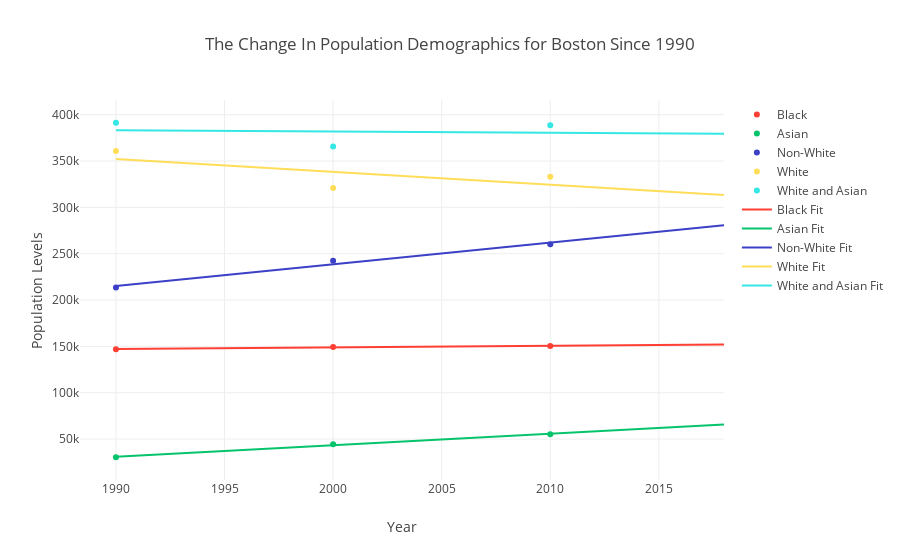

Notebook code cell kept with this figure:
### Code cell
# Demographic changes in Boston

years = pd.to_numeric(boston['year']).as_matrix()
regr = np.arange(1990, 2019)

y0 = boston['black population'].as_matrix()
y1 = boston['asian population'].as_matrix()
y2 = boston['poc population'].as_matrix()
y3 = boston['white population'].as_matrix()
y4 = boston['white and asian population'].as_matrix()


# Generate linear fits
line0 = fitter(years, y0, regr)
line1 = fitter(years, y1, regr)
line2 = fitter(years, y2, regr)
line3 = fitter(years, y3, regr)
line4 = fitter(years, y4, regr)

trace0 = go.Scatter(
            x = years,
            y = y0,
            name='Black',
            mode='markers',
            marker=go.Marker(color='rgb(255, 63, 52)')
        )
fit0 = go.Scatter(
                  x = regr,
                  y = line0,
                  mode='lines',
                  marker=go.Marker(color='rgb(255, 63, 52)'),
                  name='Black Fit'
                  )
trace1 = go.Scatter(
            x = years,
            y = y1,
            name='Asian',
            mode='markers',
            marker=go.Marker(color='rgb(5, 196, 107)')
        )
fit1 = go.Scatter(
                  x = regr,
                  y = line1,
                  mode='lines',
                  marker=go.Marker(color='rgb(5, 196, 107)'),
                  name='Asian Fit'
                  )
trace2 = go.Scatter(
            x = years,
            y = y2,
            name='Non-White',
            mode='markers',
            marker=go.Marker(color='rgb(60, 64, 198)')
        )
fit2 = go.Scatter(
                  x = regr,
                  y = line2,
                  mode='lines',
                  marker=go.Marker(color='rgb(60, 64, 198)'),
                  name='Non-White Fit'
                  )
trace3 = go.Scatter(
            x = years,
            y = y3,
            name='White',
            mode='markers',
            marker=go.Marker(color='rgb(255, 221, 89)'),
        )
fit3 = go.Scatter(
                  x = regr,
                  y = line3,
                  mode='lines',
                  marker=go.Marker(color='rgb(255, 221, 89)'),
                  name='White Fit'
                  )
trace4 = go.Scatter(
            x = years,
            y = y4,
            name='White and Asian',
            mode='markers',
            marker=go.Marker(color='rgb(52, 231, 228)'),
        )
fit4 = go.Scatter(
                  x = regr,
                  y = line4,
                  mode='lines',
                  marker=go.Marker(color='rgb(52, 231, 228)'),
                  name='White and Asian Fit'
                  )
data = [trace0, trace1, trace2, trace3, trace4, fit0, fit1, fit2, fit3, fit4]

# Create dictionaries of the demographic estimates for later use.
b_black = dict(zip(regr.T, line0.T))
b_asian = dict(zip(regr.T, line1.T))
b_poc = dict(zip(regr.T, line2.T))
b_white = dict(zip(regr.T, line3.T))
b_whasian = dict(zip(regr.T, line4.T))

layout = go.Layout(
            title = "The Change In Population Demographics for Boston Since 1990",
            yaxis=dict(
                title='Population Levels'
            ),
            xaxis=dict(
                title='Year')
        )

fig = go.Figure(data=data, layout=layout)
iplot(fig)

### Figure 1 — Plotly figure (JSON) as saved in the notebook; plotly's stock layout.template omitted (floating-point values rounded to 4 significant figures)
{"data": [{"marker": {"color": "rgb(255, 63, 52)"}, "mode": "markers", "name": "Black", "type": "scatter", "uid": "3cc6dd", "x": [1990, 2000, 2010], "y": [146945, 149202, 150437]}, {"marker": {"color": "rgb(5, 196, 107)"}, "mode": "markers", "name": "Asian", "type": "scatter", "uid": "86dbe0", "x": [1990, 2000, 2010], "y": [30388, 44284, 55235]}, {"marker": {"color": "rgb(60, 64, 198)"}, "mode": "markers", "name": "Non-White", "type": "scatter", "uid": "cca822", "x": [1990, 2000, 2010], "y": [213408, 242319, 260229]}, {"marker": {"color": "rgb(255, 221, 89)"}, "mode": "markers", "name": "White", "type": "scatter", "uid": "085c6b", "x": [1990, 2000, 2010], "y": [360875, 320944, 333033]}, {"marker": {"color": "rgb(52, 231, 228)"}, "mode": "markers", "name": "White and Asian", "type": "scatter", "uid": "8bde6b", "x": [1990, 2000, 2010], "y": [391263, 365594, 388533]}, {"marker": {"color": "rgb(255, 63, 52)"}, "mode": "lines", "name": "Black Fit", "type": "scatter", "uid": "4dd399", "x": [1990, 1991, 1992, 1993, 1994, 1995, 1996, 1997, 1998, 1999, 2000, 2001, 2002, 2003, 2004, 2005, 2006, 2007, 2008, 2009, 2010, 2011, 2012, 2013, 2014, 2015, 2016, 2017, 2018], "y": [147100.0, 147300.0, 147500.0, 147600.0, 147800.0, 148000.0, 148200.0, 148300.0, 148500.0, 148700.0, 148900.0, 149000.0, 149200.0, 149400.0, 149600.0, 149700.0, 149900.0, 150100.0, 150300.0, 150400.0, 150600.0, 150800.0, 151000.0, 151100.0, 151300.0, 151500.0, 151700.0, 151800.0, 152000.0]}, {"marker": {"color": "rgb(5, 196, 107)"}, "mode": "lines", "name": "Asian Fit", "type": "scatter", "uid": "adc8b5", "x": [1990, 1991, 1992, 1993, 1994, 1995, 1996, 1997, 1998, 1999, 2000, 2001, 2002, 2003, 2004, 2005, 2006, 2007, 2008, 2009, 2010, 2011, 2012, 2013, 2014, 2015, 2016, 2017, 2018], "y": [30880.0, 32120.0, 33360.0, 34610.0, 35850.0, 37090.0, 38330.0, 39580.0, 40820.0, 42060.0, 43300.0, 44540.0, 45790.0, 47030.0, 48270.0, 49510.0, 50760.0, 52000.0, 53240.0, 54480.0, 55730.0, 56970.0, 58210.0, 59450.0, 60700.0, 61940.0, 63180.0, 64420.0, 65660.0]}, {"marker": {"color": "rgb(60, 64, 198)"}, "mode": "lines", "name": "Non-White Fit", "type": "scatter", "uid": "dafc8a", "x": [1990, 1991, 1992, 1993, 1994, 1995, 1996, 1997, 1998, 1999, 2000, 2001, 2002, 2003, 2004, 2005, 2006, 2007, 2008, 2009, 2010, 2011, 2012, 2013, 2014, 2015, 2016, 2017, 2018], "y": [215200.0, 217600.0, 219900.0, 222300.0, 224600.0, 226900.0, 229300.0, 231600.0, 234000.0, 236300.0, 238652, 241000.0, 243300.0, 245700.0, 248000.0, 250400.0, 252700.0, 255000.0, 257400.0, 259700.0, 262100.0, 264400.0, 266700.0, 269100.0, 271400.0, 273800.0, 276100.0, 278400.0, 280800.0]}, {"marker": {"color": "rgb(255, 221, 89)"}, "mode": "lines", "name": "White Fit", "type": "scatter", "uid": "c873cc", "x": [1990, 1991, 1992, 1993, 1994, 1995, 1996, 1997, 1998, 1999, 2000, 2001, 2002, 2003, 2004, 2005, 2006, 2007, 2008, 2009, 2010, 2011, 2012, 2013, 2014, 2015, 2016, 2017, 2018], "y": [352205, 350800.0, 349400.0, 348000.0, 346600.0, 345200.0, 343900.0, 342500.0, 341100.0, 339700.0, 338284, 336900.0, 335500.0, 334100.0, 332700.0, 331300.0, 329900.0, 328500.0, 327100.0, 325800.0, 324363, 323000.0, 321600.0, 320200.0, 318800.0, 317400.0, 316000.0, 314600.0, 313200.0]}, {"marker": {"color": "rgb(52, 231, 228)"}, "mode": "lines", "name": "White and Asian Fit", "type": "scatter", "uid": "55d67e", "x": [1990, 1991, 1992, 1993, 1994, 1995, 1996, 1997, 1998, 1999, 2000, 2001, 2002, 2003, 2004, 2005, 2006, 2007, 2008, 2009, 2010, 2011, 2012, 2013, 2014, 2015, 2016, 2017, 2018], "y": [383200.0, 383000.0, 382900.0, 382800.0, 382600.0, 382500.0, 382300.0, 382200.0, 382100.0, 381900.0, 381800.0, 381700.0, 381500.0, 381400.0, 381300.0, 381100.0, 381000.0, 380800.0, 380700.0, 380600.0, 380400.0, 380300.0, 380200.0, 380000.0, 379900.0, 379700.0, 379600.0, 379500.0, 379300.0]}], "layout": {"autosize": true, "title": "The Change In Population Demographics for Boston Since 1990", "xaxis": {"autorange": true, "range": [1988.0, 2018], "title": "Year", "type": "linear"}, "yaxis": {"autorange": true, "range": [3954.0, 417700.0], "title": "Population Levels", "type": "linear"}}}
